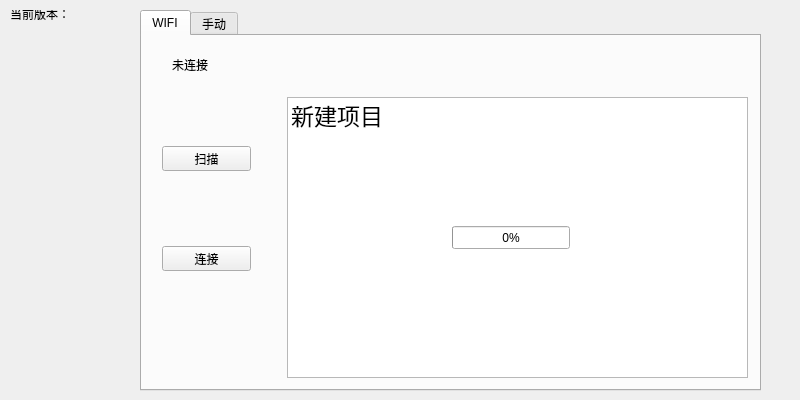
<?xml version="1.0" encoding="UTF-8"?>
<ui version="4.0">
 <class>MainWindow</class>
 <widget class="QMainWindow" name="MainWindow">
  <property name="geometry">
   <rect>
    <x>0</x>
    <y>0</y>
    <width>800</width>
    <height>400</height>
   </rect>
  </property>
  <property name="windowTitle">
   <string>MainWindow</string>
  </property>
  <widget class="QWidget" name="centralwidget">
   <widget class="QTabWidget" name="tabWidget">
    <property name="geometry">
     <rect>
      <x>140</x>
      <y>10</y>
      <width>621</width>
      <height>381</height>
     </rect>
    </property>
    <property name="currentIndex">
     <number>0</number>
    </property>
    <widget class="QWidget" name="WIFI">
     <attribute name="title">
      <string>WIFI</string>
     </attribute>
     <widget class="QListWidget" name="listWIFI">
      <property name="geometry">
       <rect>
        <x>145</x>
        <y>61</y>
        <width>461</width>
        <height>281</height>
       </rect>
      </property>
      <item>
       <property name="text">
        <string>新建项目</string>
       </property>
       <property name="font">
        <font>
         <pointsize>17</pointsize>
        </font>
       </property>
      </item>
     </widget>
     <widget class="QPushButton" name="WIFIScan">
      <property name="geometry">
       <rect>
        <x>20</x>
        <y>110</y>
        <width>89</width>
        <height>25</height>
       </rect>
      </property>
      <property name="text">
       <string>扫描</string>
      </property>
     </widget>
     <widget class="QPushButton" name="connectWIFI">
      <property name="geometry">
       <rect>
        <x>20</x>
        <y>210</y>
        <width>89</width>
        <height>25</height>
       </rect>
      </property>
      <property name="text">
       <string>连接</string>
      </property>
     </widget>
     <widget class="QLabel" name="WIFIConnect">
      <property name="geometry">
       <rect>
        <x>30</x>
        <y>20</y>
        <width>67</width>
        <height>17</height>
       </rect>
      </property>
      <property name="text">
       <string>未连接</string>
      </property>
     </widget>
     <widget class="QLabel" name="WIFIName">
      <property name="geometry">
       <rect>
        <x>150</x>
        <y>20</y>
        <width>451</width>
        <height>20</height>
       </rect>
      </property>
      <property name="text">
       <string/>
      </property>
     </widget>
     <widget class="QProgressBar" name="scanWIFIBar">
      <property name="geometry">
       <rect>
        <x>310</x>
        <y>190</y>
        <width>118</width>
        <height>23</height>
       </rect>
      </property>
      <property name="value">
       <number>0</number>
      </property>
     </widget>
    </widget>
    <widget class="QWidget" name="manual">
     <attribute name="title">
      <string>手动</string>
     </attribute>
    </widget>
   </widget>
   <widget class="QLabel" name="labVerson">
    <property name="geometry">
     <rect>
      <x>10</x>
      <y>10</y>
      <width>71</width>
      <height>21</height>
     </rect>
    </property>
    <property name="text">
     <string>当前版本：
</string>
    </property>
   </widget>
   <widget class="QLabel" name="labVersonNum">
    <property name="geometry">
     <rect>
      <x>80</x>
      <y>10</y>
      <width>61</width>
      <height>21</height>
     </rect>
    </property>
    <property name="text">
     <string/>
    </property>
   </widget>
  </widget>
 </widget>
 <resources/>
 <connections/>
</ui>
